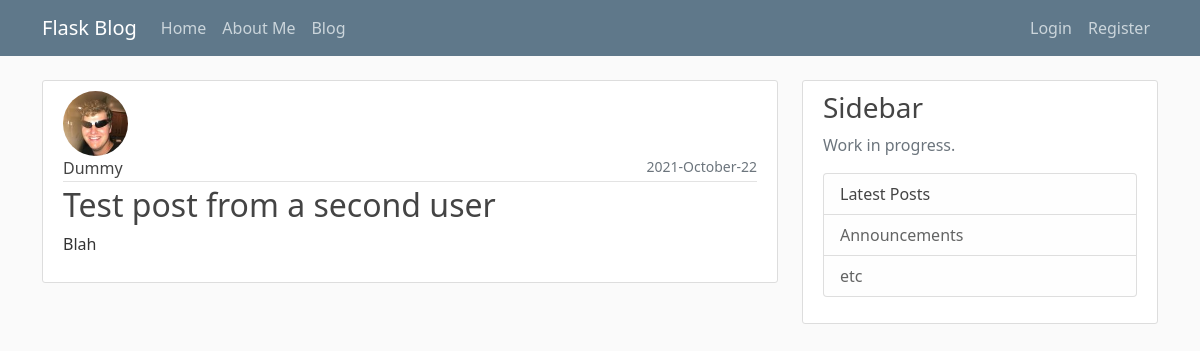
Screenshot of /post/3 with the database file from the repository.
### flaskblog/models.py (models this page shows, shortened)
class User(db.Model, UserMixin):
    id = db.Column(db.Integer, primary_key=True)
    username = db.Column(db.String(20), unique=True, nullable=False)
    email = db.Column(db.String(120), unique=True, nullable=False)
    image_file = db.Column(db.String(20), nullable=False, default='default.jpg')
    password = db.Column(db.String(60), nullable=False)
    posts = db.relationship('Post', backref='author', lazy=True)

class Post(db.Model):
    id = db.Column(db.Integer, primary_key=True)
    title = db.Column(db.String(100), nullable=False)
    date_posted = db.Column(db.DateTime, nullable=False, default=datetime.utcnow)
    content = db.Column(db.Text, nullable=False)
    user_id = db.Column(db.Integer, db.ForeignKey('user.id'), nullable=False)

### flaskblog/posts/routes.py (the view)
@posts.route("/post/<int:post_id>")
def post(post_id):
    post = Post.query.get_or_404(post_id)
    return render_template('post.html', title=post.title, post=post)

### flaskblog/templates/post.html (shortened to what this page needs)
{% extends 'index.html' %}
{% block content %}
  <article class="media content-section">
    <img class="rounded-circle article-img" src="{{ url_for('static', filename='profile_pic/' + post.author.image_file)}}">
    <div class="media-body ml-4">
      <div class="article-metadata">
        <a class="article-title mr-2" href="{{ url_for('users.user_posts', username=post.author.username) }}">{{ post.author.username }}</a>
        <small class="text-muted float-end">{{ post.date_posted.strftime('%Y-%B-%d') }}</small>
      </div>
      <h2 class="article-title">{{ post.title }}</h2>
      <p class="article-content">{{ post.content }}</p>
    </div>
  </article>
{% endblock content%}

### flaskblog/static/main.css (style rules this page uses)
body { background: #fafafa; color: #333333; margin-top: 5rem; }
h1, h2, h3, h4, h5, h6 { color: #444444; }
.content-section { background: #ffffff; padding: 10px 20px; border: 1px solid #dddddd; border-radius: 3px; margin-bottom: 20px; }
.article-title { color: #444444; }
a.article-title { text-decoration: none; }
.article-content { white-space: pre-line; }
.article-img { height: 65px; width: 65px; margin-right: 16px; }
.article-metadata { padding-bottom: 1px; margin-bottom: 4px; border-bottom: 1px solid #e3e3e3 }

### rows the page displays
User: image_file (picture), author.username "Dummy"
Post: date_posted "2021-October-22", title "Test post from a second user", content "Blah"
